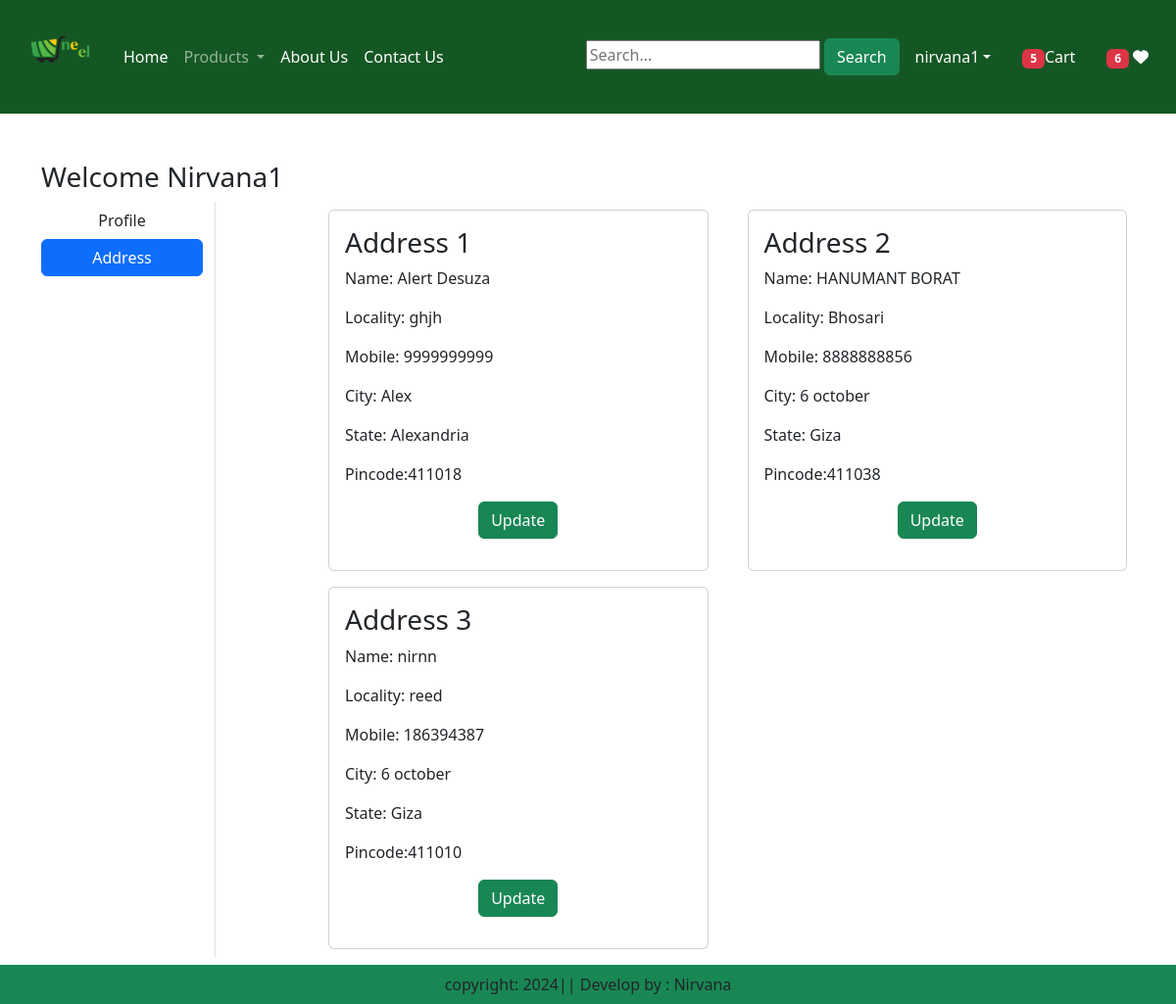
The page /address/ (signed in) on the database its author committed.
### app1/models.py (models this page shows, shortened)
class Customer(models.Model):
    user = models.ForeignKey(User, on_delete=models.CASCADE)
    name = models.CharField(max_length=200)
    locality = models.CharField(max_length=200)
    city = models.CharField(max_length=50)
    mobile = models.IntegerField(default=0)
    zipcode = models.IntegerField()
    state = models.CharField(choices=STATE_CHOICES, max_length=100)

### app1/views.py (the view)
# urls.py: path('address/', views.address, name='address'),
@login_required
def address (request):
    add = Customer.objects.filter(user=request.user)
    totalitem =0
    wishitem=0
    if request.user.is_authenticated:
        totalitem = len(Cart.objects.filter(user=request.user))
        wishitem = len(Wishlist.objects.filter(user=request.user))
    return render(request, 'app1/address.html', locals())

### app1/templates/app1/address.html (shortened to what this page needs)
{% extends 'app1/base.html' %}
{% load static %}
{% block main-content %}
<div class="container my-5">
    <div class="row">
     <h3>Welcome <span class="text-capitalize">{{request.user}}</span></h3>
        <div class="col-sm-2 border-end">
            <ul class="list-unstyled">
            <li class="d-grid"><a href="{% url 'profile' %}" class="btn ">Profile</a></li>
            <li class="d-grid"><a href="{% url 'address' %}" class="btn btn-primary">Address</a></li>
            </ul>
        </div>
        <div class="col-sm-9 offset-sm-1">
            <div class="row">
                {% for ad in add %}
                <div class="col-sm-6">
                    <div class="card m-2">
                      <div class="card-body">
                        <h3>Address {{forloop.counter}}</h3>
                        <p>Name: {{ad.name}}</p>
                        <p>Locality: {{ad.locality}}</p>
                        <p>Mobile: {{ad.mobile}}</p>
                        <p>City: {{ad.city}}</p>
                        <p>State: {{ad.state}}</p>
                        <p>Pincode:{{ad.zipcode}}</p>
                        <p class="text-center"><a href="{% url 'updateAddress' pk=ad.id %}"
                        type="button" class="btn btn-success">Update</a></p>
                      </div>
                    </div>
                </div>
            {% endfor %}
            </div>
        </div>
    </div>
</div>
{% endblock main-content %}

### app1/templates/app1/base.html (shortened to what this page needs)
<!DOCTYPE html>
{% load static %}
<html lang="en">
<head>
    <link href="https://cdn.jsdelivr.net/npm/bootstrap@5.3.3/dist/css/bootstrap.min.css" rel="stylesheet">
    <link rel="stylesheet" href="{% static "app1/css/owl.carousel.min.css" %}">
    <link rel="stylesheet" href="{% static "app1/css/all.min.css" %}">
    <link rel="stylesheet" href="{% static "app1/css/style.css" %}">
</head>
<body>
    <nav class="navbar navbar-expand-lg navbar-dark" style="background-color: #155724; ">
        <div class="container-fluid">
          <a class="navbar-brand" href="#">
            <img src="{% static "app1/images/1.png" %}" width="90" height="90">
          </a>
          <div class="collapse navbar-collapse" id="navbarSupportedContent">
            <ul class="navbar-nav me-auto mb-2 mb-lg-0">
              {% if request.user.is_authenticated %}
              <li class="nav-item">
                <a class="nav-link active" aria-current="page" href="/">Home</a>
              </li>
              <li class="nav-item dropdown">
                <a class="nav-link dropdown-toggle" href="#" role="button" data-bs-toggle="dropdown" aria-expanded="false">
                  Products
                </a>
              </li>
              <li class="nav-item">
                <a class="nav-link text-white" href="{%url 'about' %}">About Us</a>
              </li>
              <li class="nav-item">
                <a class="nav-link text-white" href="{%url 'contact' %}">Contact Us</a>
              </li>
            </ul>
            <form method="get" action="{% url 'search' %}">
              <input type="text" name="search" placeholder="Search..." required value="{{ query|default:'' }}" />
              <button type="submit" class="btn btn-success">Search</button>
            </form>
          </div>
          <ul class="navbar-nav me-auto mb-2 mb-lg-0">
            <li class="nav-item dropdown mx-2">
                <a class="nav-link dropdown-toggle text-white" href="#"
                id="profileDropdown" role="button" data-bs-toggle="dropdown"
                aria-expanded="false">{{request.user}}</a>
            <li class="nav-item mx-2">
                <a href="{% url 'showcart' %}" class="nav-link text-white"><span class ="badge bg-danger">{%if totalitem > 0 %} {{totalitem}} {% endif%}</span>Cart</a>
            </li>
            <li class="nav-item mx-2">
              <a href="{% url 'showwishlist' %}" class="nav-link text-white">
                  {% if wishitem > 0 %}
                      <span class="badge bg-danger">{{ wishitem }}</span>
                  {% else %}
                      <span class="badge bg-secondary">0</span>
                  {% endif %}
                  <i class="fa fa-heart"></i>
              </a>
          </li>
            {% endif %}
        </ul>
    </div>
</nav>
    {% block main-content %}{% endblock main-content %}
    <footer class="container-fluid fixed-bottom bg-success text-center p-2 mt-5">
        copyright: 2024|| Develop by : Nirvana
    </footer>
</body>
</html>

### rows shown on the page
Customer: name "Alert Desuza", locality "ghjh", mobile "9999999999", city "Alex", state "Alexandria", zipcode "411018"
Customer: name "HANUMANT BORAT", locality "Bhosari", mobile "8888888856", city "6 october", state "Giza", zipcode "411038"
Customer: name "nirnn", locality "reed", mobile "186394387", city "6 october", state "Giza", zipcode "411010"

### other values the page prints
{{ request.user }} "nirvana1"
{{ totalitem }} "5"
{{ wishitem }} "6"
{{ request.user }} "Nirvana1"
